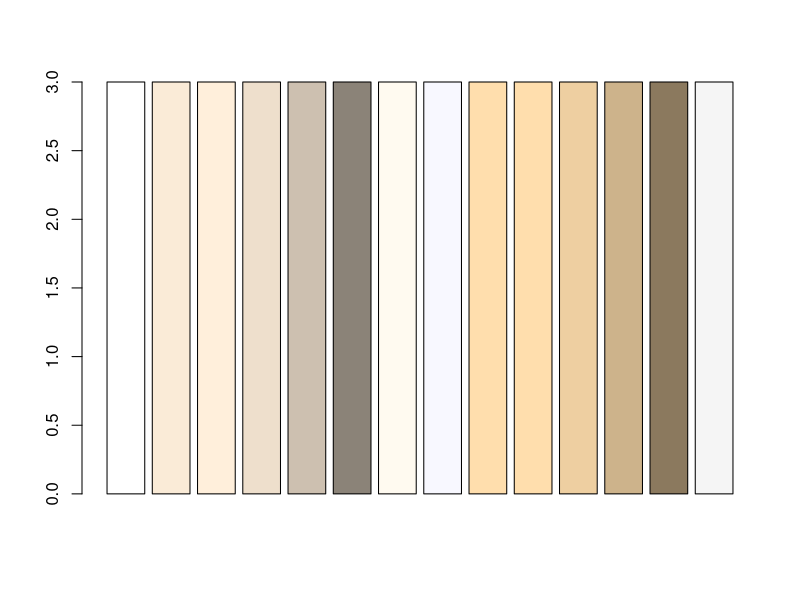

This figure's R source:
# 22.03.31
#확장 정규 표현식(시험)
x <- c(as = "asfef", qu = "qwerty", "yuoip[", "b", "stuff.blah.yech"); x
strsplit(x, "e") # e를 기준으로 문자열 분리 + e 제거
strsplit(x,"[a-f]") # = [abcdef] 를 제거한뒤 제거위치에 ""표시, 마지막 문자열이 제거됐을 경우 ""가 추가 안됨
strsplit(x, "[aleu][ab]") # aa, ab, la, ea, eb, ua, ub가 포함될 경우 자름

# unlist : 리스트를 벡터화
unlist(strsplit("a.b.c", ".")) # 따옴표가 연속으로 있을 경우 하나로 표현
unlist(strsplit("a.b.c", "[.]")) # 아래와 동일한 출력
unlist(strsplit("a.b.c", ".", fixed = TRUE))

y <- c("ab/cd/ef~z!yk?c", "a/x!b,y,z.t/s"); y
strsplit(y, "[/~!?]")
strsplit(y, "[[:punct:]]")
unlist(strsplit(y, "[[:punct:]]")) # 하나의 리스트로 합침(벡터화)
x <- list(1:10, matrix(c("3", -3, 1, 2), 2, 2)); x
unlist(x) # 벡터화, 문자형으로 형변환
# unlink : 폴더 삭제 함수

getwd()
setwd("d:/")
dir()
dir.create("eaxmple2")
setwd("example2")
getwd()
dir('../')
dir.create('./test')
dir('c:/windows')
unlink("test", recursive = T)
dir()
?unlink

test <- dir("C:/Windows"); test
t1 <- grep("^[A-Ca-c][a-z]", test); t1# ABCabc로 시작 뒤에는 소문자 아무거나
t2 <- grep("[.]exe$", test, value = T); t2 # .exe로 끝나는 파일
t3 <- grep("^[BbCc].+exe$", test, value = T); t3  # BbCc로 시작하고 exe로 끝나는 파일

length(colors())
colors()[1:5]
cn <- grep("white", colors(), value = T); cn # colors()에서화이트 계열 추출
x11()
barplot(rep(3, length(cn)), col = cn); cn # 높이 3인 막대그래프, cn개수만큼 반복

# grep() : 탐색 대상 내에서 정규표현식에 매치되는 값들의 위치를 반환
# value = T 이면 실제 값을 반환
x <- c("010-3123-2134", "032-860-7642", "02-111-1234", "010-123-5656"); x
grep("010-[0-9]{3,4}-[0-9]{4}", x, value = T)
grep("0[2-9][0-9]?-[1-9][0-9]{2,3}-[0-9]{4}", x, value = T)

# 대상 내에 정규표현식에 해당하는 문자열들을 바꿀 문자열로 치환
gsub('[.]exe', '.csv', t2) # exe를 csv로 변환(단, .exe만 변환 )
gsub('.exe', '.csv', t2)

setwd('d:/eaxmple2') # 저장위치 설정
for(i in 1:20){ # 파일 생성(20개)
  write.table(1:10, file = paste0('data_', i, '.txt'))
}
fname <- dir(); fname
fname2 <- grep('data_[0-9][.]txt', fname, value = T); fname2
fname3 <- paste0(substr(fname2, 1, 5), "0", substr(fname2, 6, nchar(fname2))); fname3
file.rename(fname2, fname3)
cbind(fname2, fname3)
